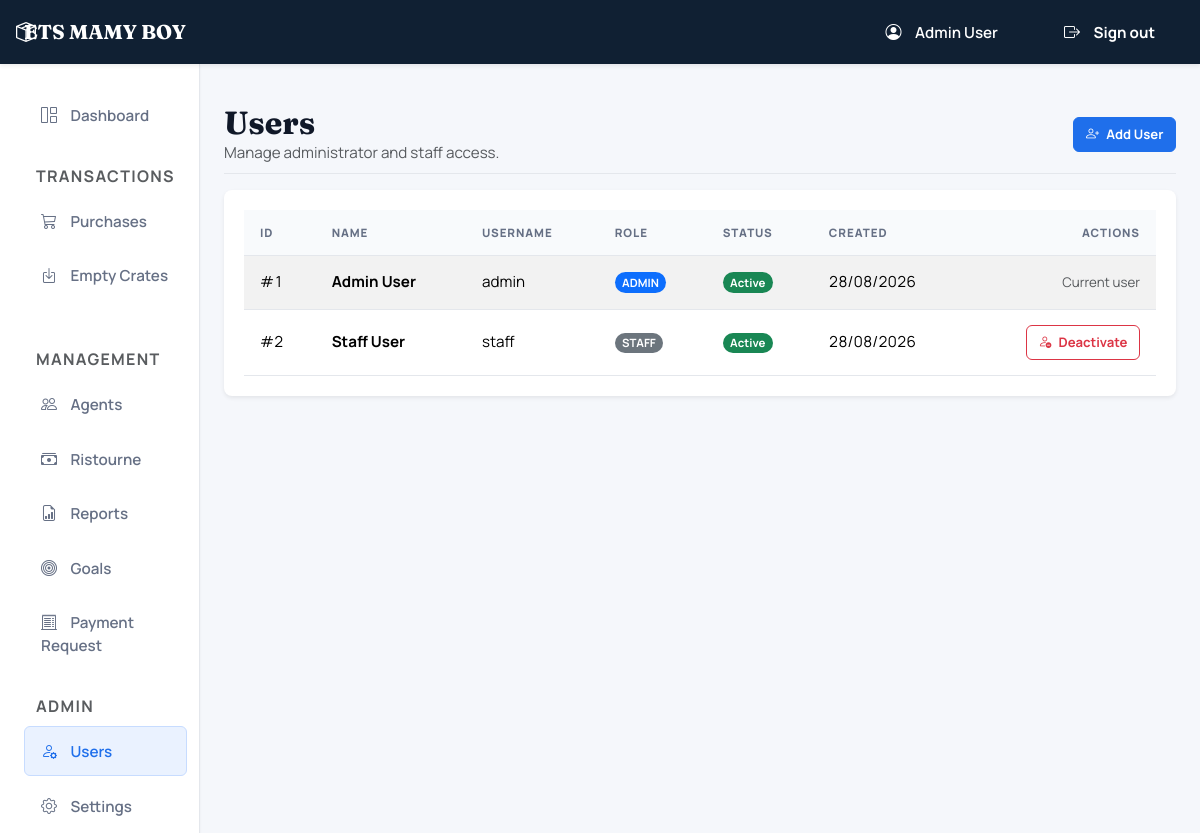
The app's page /users (signed in) with its own data.
### tables this page shows
CREATE TABLE `users` (
  `id` int NOT NULL AUTO_INCREMENT,
  `name` varchar(255) NOT NULL,
  `username` varchar(100) NOT NULL,
  `password_hash` varchar(255) NOT NULL,
  `role` enum('ADMIN','STAFF') NOT NULL DEFAULT 'STAFF',
  `status` enum('ACTIVE','INACTIVE') NOT NULL DEFAULT 'ACTIVE',
  `created_at` timestamp NULL DEFAULT CURRENT_TIMESTAMP,
  PRIMARY KEY (`id`),
  UNIQUE KEY `username` (`username`)
);

### app/Controllers/UserController.php (called while the page is built, shortened)
<?php
class UserController {
    public function index() {
        $users = User::all();
        view('users.index', [
            'active_menu' => 'users',
            'title'       => 'User Management',
            'users'       => $users,
        ]);
    }
}

### app/Models/Model.php (called while the page is built, shortened)
<?php
abstract class Model {
    protected static string $table = '';
    public static function getConnection(): PDO {
        return Database::getConnection();
    }
    public static function all(): array {
        $db = static::getConnection();
        $stmt = $db->query("SELECT * FROM " . static::$table);
        return $stmt->fetchAll();
    }
}

### app/Helpers/AuthHelper.php (called while the page is built, shortened)
<?php
class AuthHelper {
    public static function getUserId(): ?int {
        return isset($_SESSION['user_id']) ? (int)$_SESSION['user_id'] : null;
    }
}

### views/users/index.php (the view, shortened to what this page needs)
<div class="d-flex justify-content-between flex-wrap flex-md-nowrap align-items-center pt-3 pb-2 mb-3 border-bottom">
    <div>
        <h1 class="h2 fw-bold mb-0">Users</h1>
        <p class="text-muted mb-0">Manage administrator and staff access.</p>
    </div>
    <div class="btn-toolbar mb-2 mb-md-0">
        <a href="/users/create" class="btn btn-sm btn-primary">
            <i class="bi bi-person-plus"></i> Add User
        </a>
    </div>
</div>
<div class="card border-0 shadow-sm">
    <div class="card-body">
        <div class="table-responsive">
            <table class="table table-striped table-hover align-middle">
                <thead>
                    <tr>
                        <th>ID</th>
                        <th>Name</th>
                        <th>Username</th>
                        <th>Role</th>
                        <th>Status</th>
                        <th>Created</th>
                        <th class="text-end">Actions</th>
                    </tr>
                </thead>
                <tbody>
                    <?php if (empty($users)): ?>
                        <tr><td colspan="7" class="text-center py-4 text-muted">No users found.</td></tr>
                    <?php else: ?>
                        <?php foreach ($users as $user): ?>
                            <?php $isCurrentUser = (int)$user['id'] === \App\Helpers\AuthHelper::getUserId(); ?>
                            <tr>
                                <td>#<?= htmlspecialchars($user['id']) ?></td>
                                <td class="fw-bold"><?= htmlspecialchars($user['name']) ?></td>
                                <td><?= htmlspecialchars($user['username']) ?></td>
                                <td>
                                    <span class="badge <?= $user['role'] === 'ADMIN' ? 'bg-primary' : 'bg-secondary' ?>">
                                        <?= htmlspecialchars($user['role']) ?>
                                    </span>
                                </td>
                                <td>
                                    <?php if ($user['status'] === 'ACTIVE'): ?>
                                        <span class="badge bg-success rounded-pill">Active</span>
                                    <?php else: ?>
                                        <span class="badge bg-secondary rounded-pill">Inactive</span>
                                    <?php endif; ?>
                                </td>
                                <td><?= isset($user['created_at']) ? date('d/m/Y', strtotime($user['created_at'])) : '-' ?></td>
                                <td class="text-end">
                                    <?php if ($isCurrentUser): ?>
                                        <span class="text-muted small">Current user</span>
                                    <?php else: ?>
                                        <form action="/users/toggle-status" method="POST" class="d-inline">
                                            <button type="submit" class="btn btn-sm <?= $user['status'] === 'ACTIVE' ? 'btn-outline-danger' : 'btn-outline-success' ?>">
                                                <i class="bi <?= $user['status'] === 'ACTIVE' ? 'bi-person-dash' : 'bi-person-check' ?>"></i>
                                                <?= $user['status'] === 'ACTIVE' ? 'Deactivate' : 'Activate' ?>
                                            </button>
                                        </form>
                                    <?php endif; ?>
                                </td>
                            </tr>
                        <?php endforeach; ?>
                    <?php endif; ?>
                </tbody>
            </table>
        </div>
    </div>
</div>
<?php
require BASE_PATH . '/views/layouts/main.php';
?>

### public/assets/css/style.css (style rules this page uses)
:root { --primary-color: #1f6feb; --primary-hover: #195fcb; --primary-soft: #eaf2ff; --secondary-color: #667085; --success-color: #16a34a; --danger-color: #dc2626; --warning-color: #d97706; --info-color: #0891b2; --accent-color: #7c3aed; --bg-main: #f5f7fb; --bg-card: #ffffff; --bg-subtle: #f8fafc; --text-main: #101828; --text-muted: #667085; --border-color: #e4e7ec; --shadow-sm: 0 1px 2px rgb(16 24 40 / 0.06); --shadow-md: 0 8px 20px rgb(16 24 40 / 0.08); --shadow-lg: 0 18px 36px rgb(16 24 40 / 0.12); --radius-sm: 4px; --radius-md: 6px; --radius-lg: 8px; --font-ui: 'Manrope', system-ui, -apple-system, BlinkMacSystemFont, 'Segoe UI', sans-serif; --font-display: 'Fraunces', Georgia, serif; --font-mono: 'Roboto Mono', 'SFMono-Regular', Consolas, monospace; }
* { min-width: 0; }
html { scroll-behavior: smooth; }
body { font-family: var(--font-ui); background: var(--bg-main); color: var(--text-main); font-size: 0.95rem; line-height: 1.5; }
a { transition: color 0.18s ease, background-color 0.18s ease, border-color 0.18s ease, box-shadow 0.18s ease; }
h1, h2, .h1, .h2 { font-family: var(--font-display); font-weight: 750 !important; letter-spacing: 0; }
.page-header, .border-bottom { border-color: var(--border-color) !important; }
.card { background: var(--bg-card); border: 1px solid var(--border-color); border-radius: var(--radius-lg); box-shadow: var(--shadow-sm); }
.card-body { padding: 1.25rem; }
.btn { border-radius: var(--radius-md); font-weight: 700; padding: 0.62rem 1rem; display: inline-flex; align-items: center; justify-content: center; gap: 0.45rem; white-space: nowrap; letter-spacing: 0; }
.btn-sm { padding: 0.42rem 0.72rem; font-size: 0.82rem; }
.btn-primary { background-color: var(--primary-color); border-color: var(--primary-color); }
.btn-outline-secondary, .btn-outline-success, .btn-outline-primary, .btn-outline-info, .btn-outline-danger { background: #ffffff; }
.badge { border-radius: 999px; font-weight: 700; padding: 0.4em 0.65em; }
.table { margin-bottom: 0; color: var(--text-main); }
.table th { padding: 0.85rem 1rem; color: var(--text-muted); font-size: 0.72rem; font-weight: 800; text-transform: uppercase; letter-spacing: 0.08em; background: var(--bg-subtle); border-bottom: 1px solid var(--border-color); }
.table td { padding: 0.95rem 1rem; vertical-align: middle; border-color: var(--border-color); font-variant-numeric: tabular-nums; }

### records on screen
users: id "1", name "Admin User", username "admin", role "ADMIN", status "Active", created_at "28/08/2026", shows "Current user"
users: id "2", name "Staff User", username "staff", role "STAFF", status "Active", created_at "28/08/2026"

### other values on screen
$_SESSION['user_name'] "Admin User"
